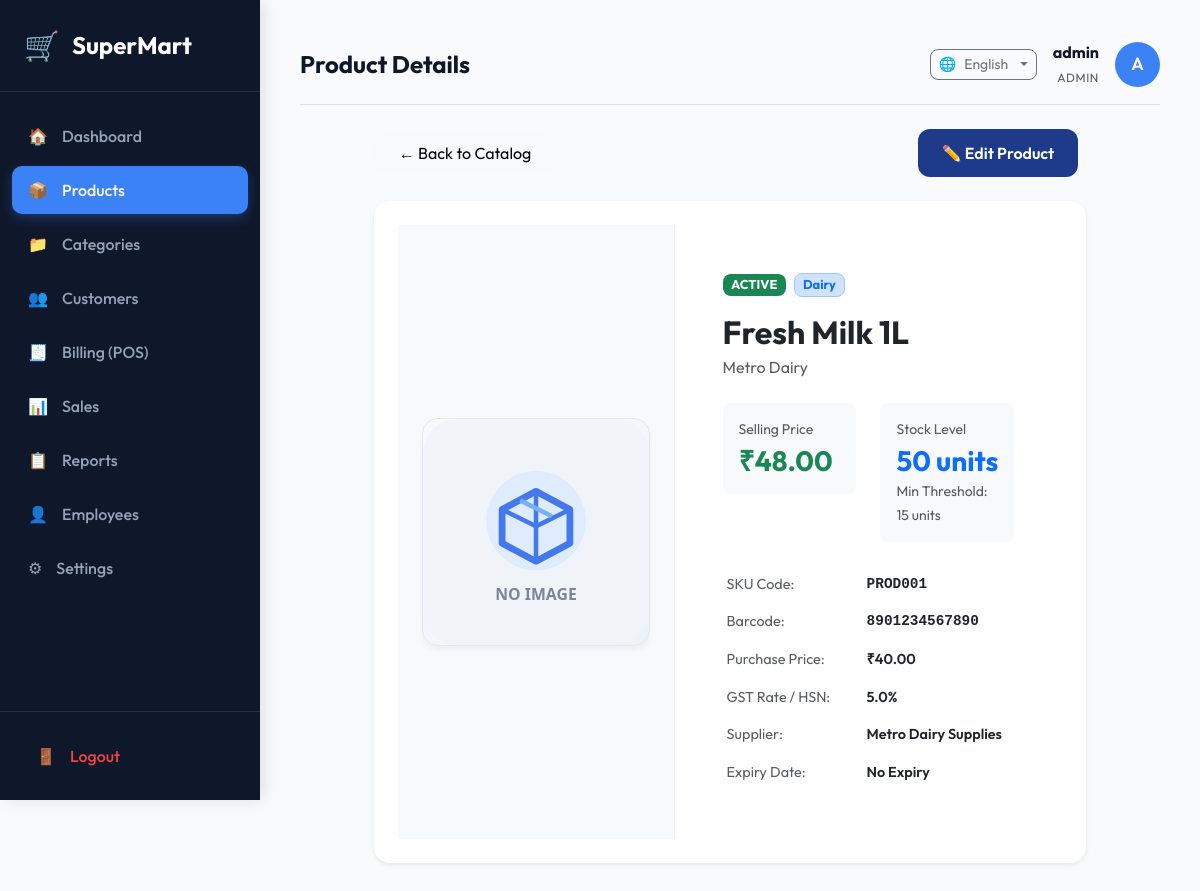
Page /products/details/1 (signed in) on the earlier database version.
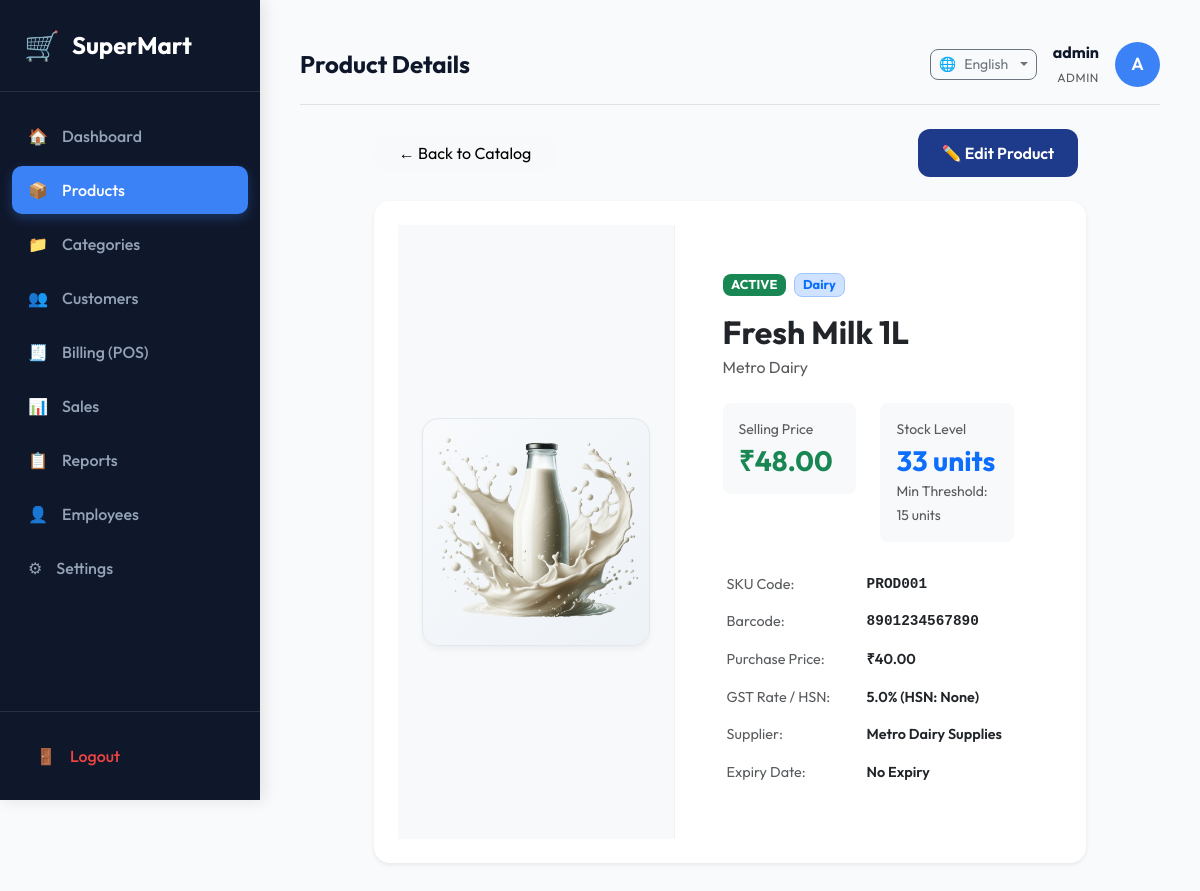
Same page on the later database version.
### tables this page shows
CREATE TABLE products (
    id INTEGER PRIMARY KEY AUTOINCREMENT,
    name TEXT NOT NULL,
    sku TEXT UNIQUE NOT NULL,
    barcode TEXT UNIQUE,
    category_id INTEGER,
    supplier_id INTEGER,
    brand TEXT,
    purchase_price REAL NOT NULL,
    selling_price REAL NOT NULL,
    discount REAL DEFAULT 0.0,
    gst_rate REAL DEFAULT 0.0,
    hsn_code TEXT,
    expiry_date DATE,
    stock_quantity INTEGER DEFAULT 0,
    min_stock INTEGER DEFAULT 5,
    image_path TEXT,
    status TEXT CHECK(status IN ('active', 'inactive')) DEFAULT 'active',
    created_at TIMESTAMP DEFAULT CURRENT_TIMESTAMP,
    FOREIGN KEY (category_id) REFERENCES categories(id) ON DELETE SET NULL,
    FOREIGN KEY (supplier_id) REFERENCES suppliers(id) ON DELETE SET NULL
);

### app/views/product_routes.py (the view)
@product_bp.route('/products/details/<int:product_id>', methods=['GET'])
@login_required
def details(product_id):
    product = Product.get_by_id(product_id)
    if not product:
        flash("Product not found.", "danger")
        return redirect(url_for('product.index'))
    return render_template('product_details.html', product=product)

### app/controllers/auth_controller.py (called while the page is built)
    @staticmethod
    def check_logged_in():
        if 'user_id' not in session:
            return None
        user = User.get_by_id(session['user_id'])
        if not user or user.status != 'active':
            session.clear()
            return None
        return user

### app/models/database.py (called while the page is built)
def get_db():
    if 'db' not in g:
        db_path = current_app.config['DATABASE']
        g.db = sqlite3.connect(db_path, check_same_thread=False)
        g.db.row_factory = sqlite3.Row
        g.db.execute("PRAGMA foreign_keys = ON;")
    return g.db

def query_db(query, args=(), one=False):
    db = get_db()
    cur = db.execute(query, args)
    rv = cur.fetchall()
    cur.close()
    if rv:
        return (dict(rv[0]) if one else [dict(r) for r in rv])
    return (None if one else [])

### app/models/product.py (called while the page is built)
    @classmethod
    def get_by_id(cls, product_id):
        row = query_db("""
            SELECT p.*, c.name as category_name, s.name as supplier_name
            FROM products p
            LEFT JOIN categories c ON p.category_id = c.id
            LEFT JOIN suppliers s ON p.supplier_id = s.id
            WHERE p.id = ?
        """, (product_id,), one=True)
        return cls.from_row(row)

### app/templates/product_details.html (shortened to what the changed rows need)
{% extends "base.html" %}
{% block content %}
<div class="row justify-content-center animate-fade-up">
    <div class="col-lg-10">
        <div class="card shadow-sm border-0 overflow-hidden">
            <div class="row g-0">
                <div class="col-md-5 bg-light d-flex align-items-center justify-content-center p-4"
                     style="min-height: 320px; border-right: 1px solid #edf2f7;">
                    <div style="width: 100%; max-width: 320px; aspect-ratio: 1; border-radius: 16px; overflow: hidden;
                                background: linear-gradient(135deg, #f8fafc, #edf2f7);
                                display: flex; align-items: center; justify-content: center;
                                border: 1px solid #e2e8f0; box-shadow: 0 4px 6px -1px rgba(0,0,0,0.05);">
                        {% if product.image_path %}
                            <img src="{{ url_for('static', filename=product.image_path) }}"
                                 alt="{{ product.name }}"
                                 style="width: 100%; height: 100%; object-fit: cover;">
                        {% else %}
                            <img src="{{ url_for('static', filename='images/placeholder.svg') }}"
                                 alt="Placeholder"
                                 style="width: 100%; height: 100%; object-fit: cover; opacity: 0.85;">
                        {% endif %}
                    </div>
                </div>
                <div class="col-md-7 p-4 p-md-5">
                    <div class="d-flex align-items-center gap-2 mb-3">
                        <span class="badge {% if product.status == 'active' %}bg-success{% else %}bg-secondary{% endif %}" style="font-size: 0.8rem; border-radius: 8px;">
                            {{ product.status|upper }}
                        </span>
                        {% if product.category_name %}
                        <span class="badge bg-primary-subtle text-primary border border-primary-subtle" style="font-size: 0.8rem; border-radius: 8px;">
                            {{ product.category_name }}
                        </span>
                        {% endif %}
                    </div>
                    <h2 class="fw-bold mb-1 text-dark">{{ product.name }}</h2>
                    <p class="text-muted mb-4">{{ product.brand if product.brand else 'No brand details specified' }}</p>
                    <div class="row g-4 mb-4">
                        <div class="col-sm-6">
                            <div class="p-3 bg-light rounded-3">
                                <span class="text-muted small d-block">Selling Price</span>
                                <h3 class="fw-bold text-success mb-0 mt-1">{{ currency }}{{ "%.2f"|format(product.selling_price) }}</h3>
                            </div>
                        </div>
                        <div class="col-sm-6">
                            <div class="p-3 bg-light rounded-3">
                                <span class="text-muted small d-block">Stock Level</span>
                                <h3 class="fw-bold mb-0 mt-1 {% if product.stock_quantity <= product.min_stock %}text-danger{% else %}text-primary{% endif %}">
                                    {{ product.stock_quantity }} units
                                </h3>
                                <small class="text-muted">Min Threshold: {{ product.min_stock }} units</small>
                            </div>
                        </div>
                    </div>
                    <div class="table-responsive">
                        <table class="table table-sm table-borderless align-middle mb-0" style="font-size: 0.9rem;">
                            <tbody>
                                <tr>
                                    <td class="text-muted py-2" style="width: 140px;">SKU Code:</td>
                                    <td class="fw-semibold text-dark font-monospace py-2">{{ product.sku }}</td>
                                </tr>
                                <tr>
                                    <td class="text-muted py-2">Barcode:</td>
                                    <td class="fw-semibold text-dark font-monospace py-2">{{ product.barcode if product.barcode else 'N/A' }}</td>
                                </tr>
                                <tr>
                                    <td class="text-muted py-2">Purchase Price:</td>
                                    <td class="fw-semibold text-dark py-2">{{ currency }}{{ "%.2f"|format(product.purchase_price) }}</td>
                                </tr>
                                <tr>
                                    <td class="text-muted py-2">GST Rate / HSN:</td>
                                    <td class="fw-semibold text-dark py-2">
                                        {{ product.gst_rate }}% {% if product.hsn_code %}(HSN: {{ product.hsn_code }}){% endif %}
                                    </td>
                                </tr>
                            </tbody>
                        </table>
                    </div>
                </div>
            </div>
        </div>
    </div>
</div>
{% endblock %}

Differences in the rows shown:
changed products "Fresh Milk 1L": image_path: picture added; stock_quantity "50" → "33"; hsn_code (not shown) → "None"
Other differences:
text now shown: "(HSN: )"
